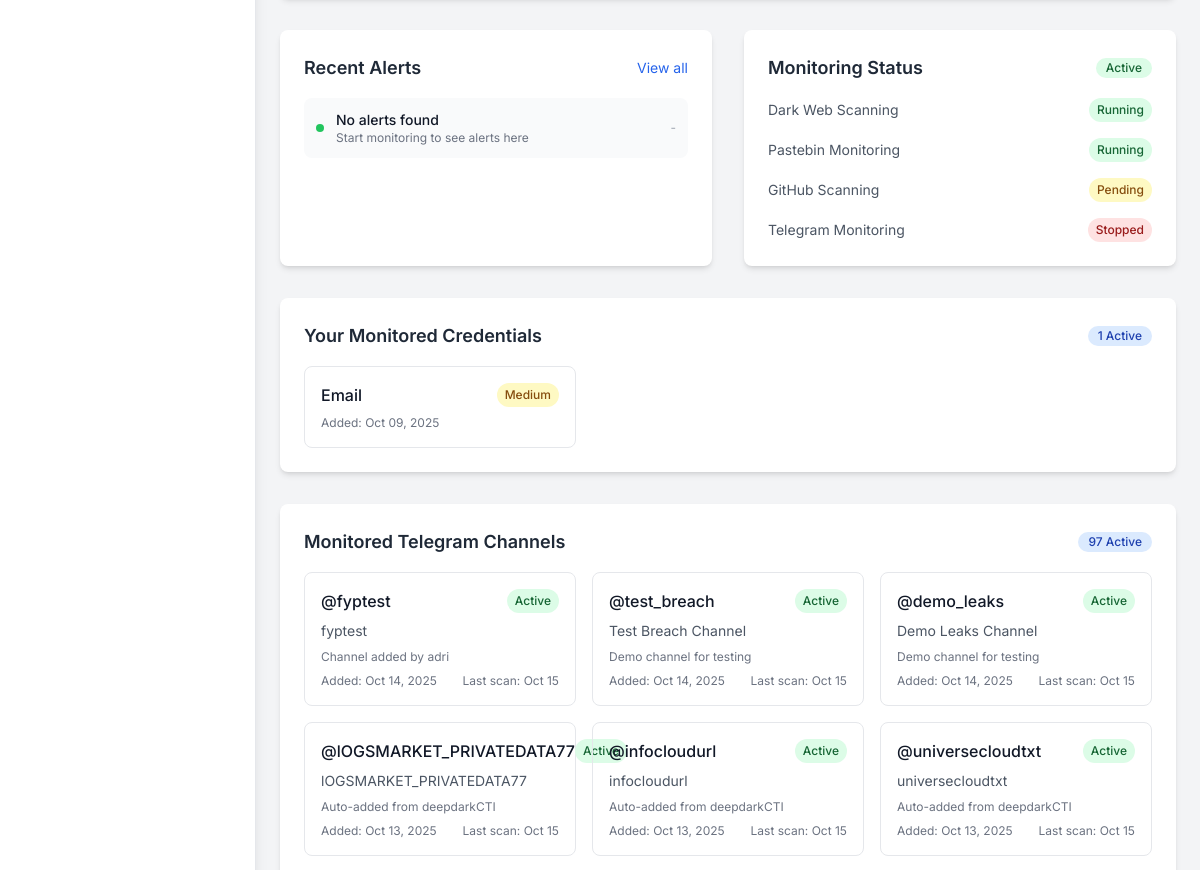
Page /dashboard/ (signed in, middle part) on the earlier database version.
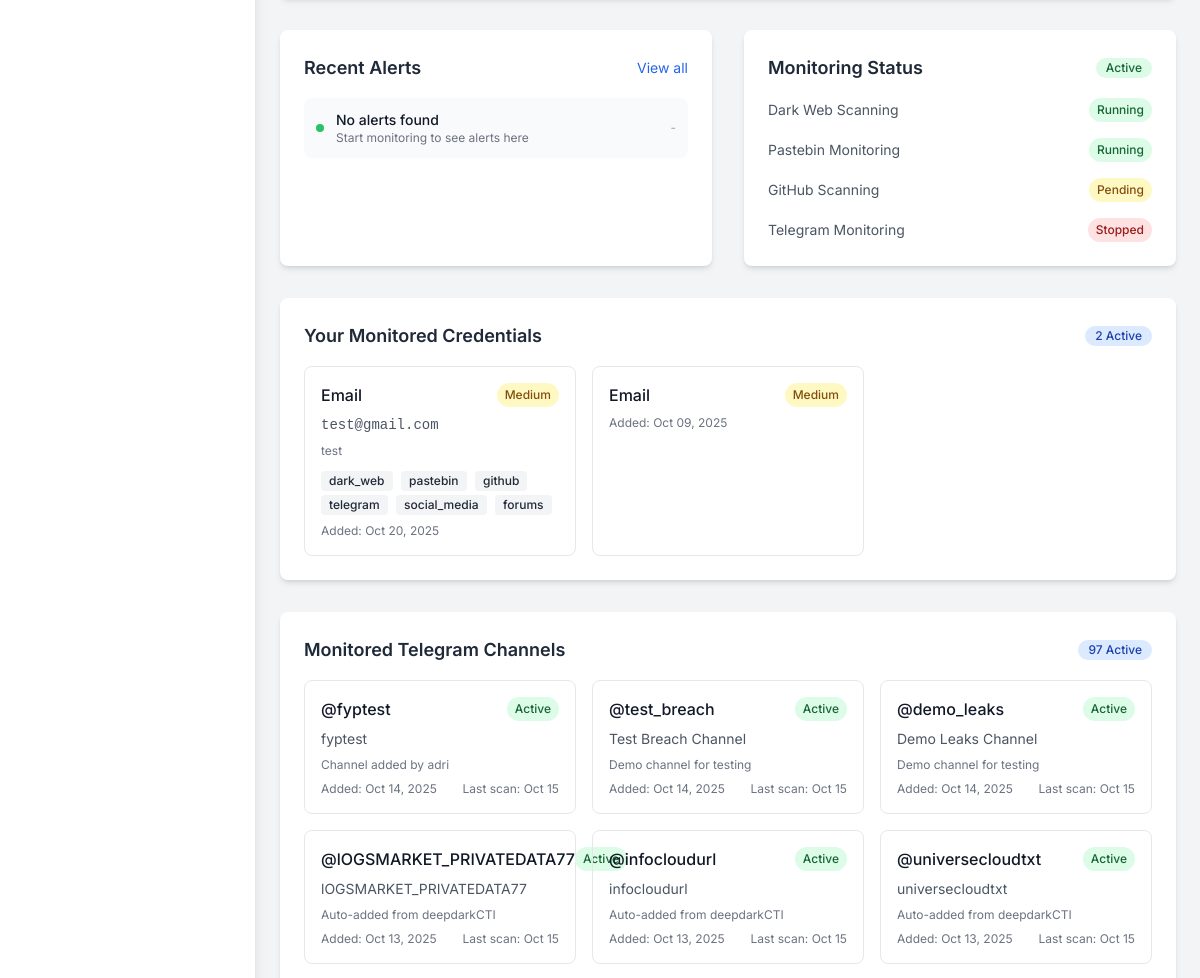
Same page on the later database version.
### socradar/models.py (models this page shows, shortened)
class MonitoredCredential(models.Model):
    PRIORITY_CHOICES = [
        ('low', 'Low'),
        ('medium', 'Medium'),
        ('high', 'High'),
        ('critical', 'Critical'),
    ]
    email = models.EmailField(blank=True, default="")
    username = models.CharField(max_length=150, blank=True)
    domain = models.CharField(max_length=255, blank=True, default="")
    custom_value = models.CharField(max_length=500, blank=True, default="")
    credential_type = models.CharField(max_length=20, choices=CredentialKind.choices, default='email')
    priority = models.CharField(max_length=10, choices=PRIORITY_CHOICES, default='medium')
    description = models.TextField(blank=True, default="")
    is_active = models.BooleanField(default=True)
    tags = models.JSONField(default=list, blank=True)
    owner = models.ForeignKey(User, on_delete=models.CASCADE,
                              related_name="monitored_credentials",
                              null=True, blank=True)
    created_at = models.DateTimeField(auto_now_add=True)
    updated_at = models.DateTimeField(auto_now=True)
    @property
    def display_value(self):
        if self.credential_type == 'email':
            return self.email
        elif self.credential_type == 'username':
            return self.username
        elif self.credential_type == 'domain':
            return self.domain
        elif self.credential_type == 'custom':
            return self.custom_value
        else:
            return "Unknown"

class TelegramChannel(models.Model):
    VALIDATION_STATUS_CHOICES = [
        ('PUBLIC_OK', 'Public & Active'),
        ('NOT_FOUND', 'Not Found'),
        ('AUTH_ERROR', 'Authentication Error'),
        ('AUTH_TIMEOUT', 'Authentication Timeout'),
        ('FLOODWAIT', 'Rate Limited'),
        ('RPC_ERROR', 'API Error'),
        ('NO_API_CREDENTIALS', 'No API Credentials'),
        ('TELEGRAM_LIBRARY_MISSING', 'Library Missing'),
        ('ERROR', 'Connection Error'),
        ('PENDING', 'Pending Validation'),
    ]
    name = models.CharField(max_length=255)
    username = models.CharField(max_length=255, unique=True)
    url = models.URLField()
    description = models.TextField(blank=True)
    is_active = models.BooleanField(default=True)
    validation_status = models.CharField(
        max_length=50,
        choices=VALIDATION_STATUS_CHOICES,
        default='PENDING'
    )
    validation_date = models.DateTimeField(null=True, blank=True)
    validation_error = models.TextField(blank=True, null=True)
    last_scanned = models.DateTimeField(null=True, blank=True)
    last_scraped_msg_id = models.BigIntegerField(default=0, help_text="Last scraped message ID for incremental scraping")
    scraping_status = models.CharField(
        max_length=20,
        choices=[
            ('IDLE', 'Idle'),
            ('PENDING', 'Pending'),
            ('RUNNING', 'Running'),
            ('COMPLETED', 'Completed'),
            ('FAILED', 'Failed'),
        ],
        default='IDLE'
    )
    scraping_task_id = models.CharField(max_length=255, blank=True, null=True, help_text="Celery task ID for current scraping job")
    scraping_error = models.TextField(blank=True, null=True, help_text="Last scraping error message")
    created_at = models.DateTimeField(auto_now_add=True)
    updated_at = models.DateTimeField(auto_now=True)

### socradar/views.py (the view)
# urls.py: path('dashboard/', views.dashboard, name='dashboard'),
@login_required
def dashboard(request):
    from api.models import Alert
    monitored_credentials = MonitoredCredential.objects.filter(owner=request.user, is_active=True).order_by('-created_at')
    rows = []
    for mc in monitored_credentials:
        rows.append({
            "cred_type": mc.credential_type,
            "value": mc.display_value,
            "priority": mc.priority,
            "description": mc.description,
            "created_at": mc.created_at,
            "tags": mc.tags
        })
    alerts = Alert.objects.filter(user=request.user).order_by('-created_at')[:10]
    new_alerts_count = Alert.objects.filter(user=request.user, is_read=False).count()
    monitored_channels = TelegramChannel.objects.filter(is_active=True).order_by('-created_at')
    monitored_sources_count = monitored_channels.count()
    recent_leaks = DataLeak.objects.order_by('-created_at')[:5]
    total_leaks = DataLeak.objects.count()
    recent_messages = TelegramMessage.objects.order_by('-created_at')[:5]
    total_messages = TelegramMessage.objects.count()
    context = {
        "monitored_credentials": rows,
        "alerts": alerts,
        "new_alerts_count": new_alerts_count,
        "monitored_channels": monitored_channels,
        "monitored_sources_count": monitored_sources_count,
        "recent_leaks": recent_leaks,
        "total_leaks": total_leaks,
        "recent_messages": recent_messages,
        "total_messages": total_messages,
    }
    return render(request, 'dashboard.html', context)

### socradar/templates/dashboard.html (shortened to what this page needs)
<!DOCTYPE html>
<html lang="en">
<head>
    <script src="https://cdn.tailwindcss.com"></script>
</head>
<body class="flex h-screen overflow-hidden">
    <aside id="sidebar" class="sidebar fixed inset-y-0 left-0 z-30 w-64 bg-white dark:bg-gray-800 border-r border-gray-200 dark:border-gray-700 transform sidebar-closed md:sidebar-open md:relative md:translate-x-0 shadow-lg">
    </aside>
    <div id="content" class="flex-1 flex flex-col overflow-hidden">
        <main class="flex-1 overflow-x-hidden overflow-y-auto bg-gray-100 dark:bg-gray-900 p-6">
            <div class="container mx-auto">
                <div class="grid grid-cols-1 lg:grid-cols-2 gap-8">
                    <div class="bg-white dark:bg-gray-800 rounded-lg shadow-md p-6">
                        <div class="flex items-center justify-between mb-4">
                            <h3 class="text-lg font-semibold text-gray-800 dark:text-white">Recent Alerts</h3>
                            <a href="#alerts" class="text-sm text-blue-600 dark:text-blue-400 hover:text-blue-800 dark:hover:text-blue-300">View all</a>
                        </div>
                        <div id="recentAlerts" class="space-y-3">
                            {% if alerts %}
                                {% for alert in alerts %}
                                <div class="flex items-center p-3 bg-gray-50 dark:bg-gray-700 rounded-lg">
                                    <div class="flex-shrink-0">
                                        <div class="w-2 h-2 {% if alert.priority == 'critical' %}bg-red-500{% elif alert.priority == 'high' %}bg-orange-500{% elif alert.priority == 'medium' %}bg-yellow-500{% else %}bg-green-500{% endif %} rounded-full"></div>
                                    </div>
                                    <div class="ml-3 flex-1">
                                        <p class="text-sm font-medium text-gray-900 dark:text-white">{{ alert.title }}</p>
                                        <p class="text-xs text-gray-500 dark:text-gray-400">{{ alert.message|truncatechars:50 }}</p>
                                    </div>
                                    <div class="text-xs text-gray-400 dark:text-gray-500">{{ alert.created_at|date:"M d" }}</div>
                                </div>
                                {% endfor %}
                            {% else %}
                                <div class="flex items-center p-3 bg-gray-50 dark:bg-gray-700 rounded-lg">
                                    <div class="flex-shrink-0">
                                        <div class="w-2 h-2 bg-green-500 rounded-full"></div>
                                    </div>
                                    <div class="ml-3 flex-1">
                                        <p class="text-sm font-medium text-gray-900 dark:text-white">No alerts found</p>
                                        <p class="text-xs text-gray-500 dark:text-gray-400">Start monitoring to see alerts here</p>
                                    </div>
                                    <div class="text-xs text-gray-400 dark:text-gray-500">-</div>
                                </div>
                            {% endif %}
                           </div>
                    </div>
                    <div class="bg-white dark:bg-gray-800 rounded-lg shadow-md p-6">
                        <div class="flex items-center justify-between mb-4">
                            <h3 class="text-lg font-semibold text-gray-800 dark:text-white">Monitoring Status</h3>
                            <span class="inline-flex items-center px-2.5 py-0.5 rounded-full text-xs font-medium bg-green-100 text-green-800 dark:bg-green-900 dark:text-green-200">
                                Active
                            </span>
                        </div>
                        <div class="space-y-4">
                            <div class="flex items-center justify-between">
                                <span class="text-sm text-gray-600 dark:text-gray-400">Dark Web Scanning</span>
                                <span class="inline-flex items-center px-2 py-1 rounded-full text-xs font-medium bg-green-100 text-green-800 dark:bg-green-900 dark:text-green-200">
                                    Running
                                </span>
                            </div>
                            <div class="flex items-center justify-between">
                                <span class="text-sm text-gray-600 dark:text-gray-400">Pastebin Monitoring</span>
                                <span class="inline-flex items-center px-2 py-1 rounded-full text-xs font-medium bg-green-100 text-green-800 dark:bg-green-900 dark:text-green-200">
                                    Running
                                </span>
                            </div>
                            <div class="flex items-center justify-between">
                                <span class="text-sm text-gray-600 dark:text-gray-400">GitHub Scanning</span>
                                <span class="inline-flex items-center px-2 py-1 rounded-full text-xs font-medium bg-yellow-100 text-yellow-800 dark:bg-yellow-900 dark:text-yellow-200">
                                    Pending
                                </span>
                            </div>
                            <div class="flex items-center justify-between">
                                <span class="text-sm text-gray-600 dark:text-gray-400">Telegram Monitoring</span>
                                <span class="inline-flex items-center px-2 py-1 rounded-full text-xs font-medium bg-red-100 text-red-800 dark:bg-red-900 dark:text-red-200">
                                    Stopped
                                </span>
                            </div>
                            </div>
                    </div>
                </div>
                {% if monitored_credentials %}
                <div class="mt-8">
                    <div class="bg-white dark:bg-gray-800 rounded-lg shadow-md p-6">
                        <div class="flex items-center justify-between mb-4">
                            <h3 class="text-lg font-semibold text-gray-800 dark:text-white">Your Monitored Credentials</h3>
                            <span class="inline-flex items-center px-2.5 py-0.5 rounded-full text-xs font-medium bg-blue-100 text-blue-800 dark:bg-blue-900 dark:text-blue-200">
                                {{ monitored_credentials|length }} Active
                            </span>
                        </div>
                        <div class="grid grid-cols-1 md:grid-cols-2 lg:grid-cols-3 gap-4">
                            {% for cred in monitored_credentials %}
                            <div class="border border-gray-200 dark:border-gray-600 rounded-lg p-4 hover:bg-gray-50 dark:hover:bg-gray-700 transition-colors">
                                <div class="flex items-center justify-between mb-2">
                                    <h4 class="font-medium text-gray-900 dark:text-white">{{ cred.cred_type|title }}</h4>
                                    <span class="inline-flex items-center px-2 py-1 rounded-full text-xs font-medium
                                        {% if cred.priority == 'critical' %}bg-red-100 text-red-800 dark:bg-red-900 dark:text-red-200
                                        {% elif cred.priority == 'high' %}bg-orange-100 text-orange-800 dark:bg-orange-900 dark:text-orange-200
                                        {% elif cred.priority == 'medium' %}bg-yellow-100 text-yellow-800 dark:bg-yellow-900 dark:text-yellow-200
                                        {% else %}bg-green-100 text-green-800 dark:bg-green-900 dark:text-green-200{% endif %}">
                                        {{ cred.priority|title }}
                                    </span>
                                </div>
                                <p class="text-sm text-gray-600 dark:text-gray-400 mb-2 font-mono">{{ cred.value }}</p>
                                {% if cred.description %}
                                <p class="text-xs text-gray-500 dark:text-gray-500 mb-2">{{ cred.description|truncatechars:60 }}</p>
                                {% endif %}
                                {% if cred.tags %}
                                <div class="mb-2">
                                    {% for tag in cred.tags %}
                                    <span class="inline-flex items-center px-2 py-0.5 rounded text-xs font-medium bg-gray-100 text-gray-800 dark:bg-gray-700 dark:text-gray-300 mr-1">
                                        {{ tag }}
                                    </span>
                                    {% endfor %}
                                </div>
                                {% endif %}
                                <div class="text-xs text-gray-500 dark:text-gray-400">
                                    Added: {{ cred.created_at|date:"M d, Y" }}
                                </div>
                            </div>
                            {% endfor %}
                        </div>
                    </div>
                </div>
                {% endif %}
                {% if monitored_channels %}
                <div class="mt-8">
                    <div class="bg-white dark:bg-gray-800 rounded-lg shadow-md p-6">
                        <div class="flex items-center justify-between mb-4">
                            <h3 class="text-lg font-semibold text-gray-800 dark:text-white">Monitored Telegram Channels</h3>
                            <span class="inline-flex items-center px-2.5 py-0.5 rounded-full text-xs font-medium bg-blue-100 text-blue-800 dark:bg-blue-900 dark:text-blue-200">
                                {{ monitored_sources_count }} Active
                            </span>
                        </div>
                        <div class="grid grid-cols-1 md:grid-cols-2 lg:grid-cols-3 gap-4">
                            {% for channel in monitored_channels %}
                            <div class="border border-gray-200 dark:border-gray-600 rounded-lg p-4 hover:bg-gray-50 dark:hover:bg-gray-700 transition-colors">
                                <div class="flex items-center justify-between mb-2">
                                    <h4 class="font-medium text-gray-900 dark:text-white">@{{ channel.username }}</h4>
                                    <span class="inline-flex items-center px-2 py-1 rounded-full text-xs font-medium bg-green-100 text-green-800 dark:bg-green-900 dark:text-green-200">
                                        Active
                                    </span>
                                </div>
                                <p class="text-sm text-gray-600 dark:text-gray-400 mb-2">{{ channel.name }}</p>
                                {% if channel.description %}
                                <p class="text-xs text-gray-500 dark:text-gray-500 mb-2">{{ channel.description|truncatechars:60 }}</p>
                                {% endif %}
                                <div class="flex items-center justify-between text-xs text-gray-500 dark:text-gray-400">
                                    <span>Added: {{ channel.created_at|date:"M d, Y" }}</span>
                                    {% if channel.last_scanned %}
                                    <span>Last scan: {{ channel.last_scanned|date:"M d" }}</span>
                                    {% endif %}
                                </div>
                            </div>
                            {% endfor %}
                        </div>
                    </div>
                </div>
                {% endif %}
            </div>
        </main>
    </div>
</body>
</html>

Differences in the rows shown:
added MonitoredCredential: cred_type "Email", priority "Medium", value "test@gmail.com", description "test", created_at "Oct 20, 2025"
Other differences:
{{ monitored_credentials|length }}: "1" → "2"
new list line: "dark_web pastebin github telegram social_media forums Added:"
